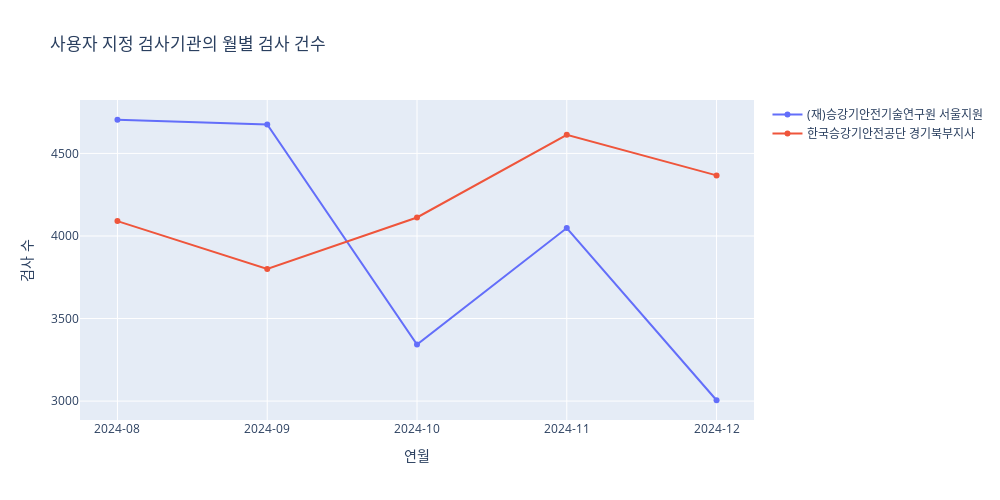

Notebook cell for this chart:
### Code cell
# 사용 예시 1
plot_top_institutions(
    df,
    target_institutions=[
        '(재)승강기안전기술연구원 서울지원',
        '한국승강기안전공단 경기북부지사'
    ],
    period_start='2024-08',
    period_end='2024-12'
)

### Figure 1 — Plotly figure (JSON) as saved in the notebook; plotly's stock layout.template omitted (floating-point values rounded to 4 significant figures)
{"data": [{"hovertemplate": "<b>검사기관: (재)승강기안전기술연구원 서울지원</b><br>연월: %{x}<br>검사 수: %{y}<extra></extra>", "mode": "lines+markers", "name": "(재)승강기안전기술연구원 서울지원", "type": "scatter", "x": ["2024-08", "2024-09", "2024-10", "2024-11", "2024-12"], "y": [4704, 4675, 3342, 4048, 3005]}, {"hovertemplate": "<b>검사기관: 한국승강기안전공단 경기북부지사</b><br>연월: %{x}<br>검사 수: %{y}<extra></extra>", "mode": "lines+markers", "name": "한국승강기안전공단 경기북부지사", "type": "scatter", "x": ["2024-08", "2024-09", "2024-10", "2024-11", "2024-12"], "y": [4090, 3800, 4112, 4613, 4367]}], "layout": {"height": 500, "hovermode": "closest", "title": {"text": "사용자 지정 검사기관의 월별 검사 건수"}, "width": 1000, "xaxis": {"tickangle": 0, "title": {"text": "연월"}, "type": "category"}, "yaxis": {"title": {"text": "검사 수"}}}}
